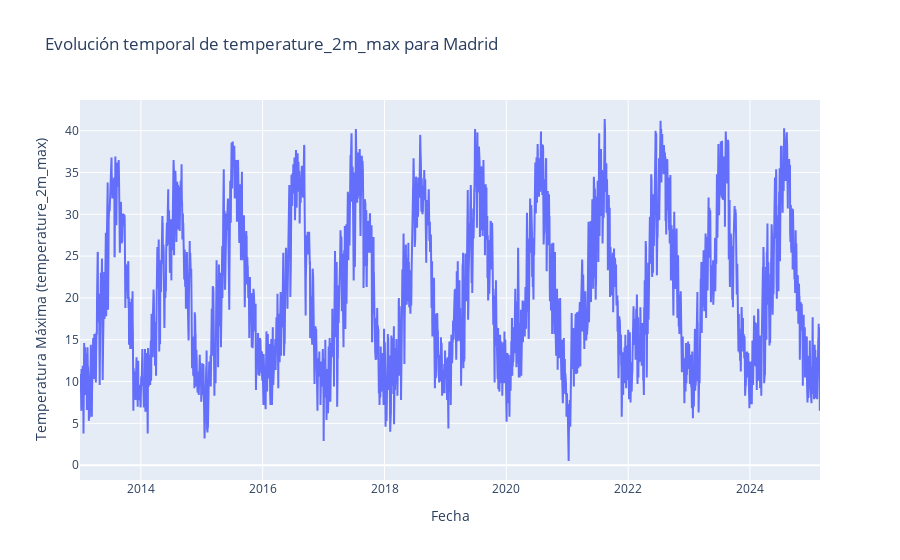

The notebook cell saved with this chart:
### Markdown cell above
### Temperatura máxima

### Code cell
fig = go.Figure()
fig.add_trace(
    go.Scatter(
        x = df_diario_madrid['time'],
        y = df_diario_madrid['temperature_2m_max'],
        mode = 'lines',
        name = "MADRID"
    )
)

fig.update_layout(
    title = f"Evolución temporal de temperature_2m_max para Madrid",
    xaxis_title = "Fecha",
    yaxis_title = "Temperatura Máxima (temperature_2m_max)"
)

fig.show()

### Figure 1 — Plotly figure (JSON) as saved in the notebook; plotly's stock layout.template omitted (floating-point values rounded to 4 significant figures; data arrays with more than 128 entries replaced by an {"elided": "..."} marker saying what was removed)
{"data": [{"mode": "lines", "name": "MADRID", "type": "scatter", "x": {"elided": "4438 str values"}, "y": {"elided": "4438 float values"}}], "layout": {"title": {"text": "Evolución temporal de temperature_2m_max para Madrid"}, "xaxis": {"title": {"text": "Fecha"}}, "yaxis": {"title": {"text": "Temperatura Máxima (temperature_2m_max)"}}}}
